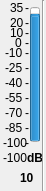
    <widget class="QWidget" name="widget_10" native="true">
     <property name="geometry">
      <rect>
       <x>360</x>
       <y>40</y>
       <width>46</width>
       <height>191</height>
      </rect>
     </property>
     <widget class="QProgressBar" name="progressBar_52">
      <property name="geometry">
       <rect>
        <x>30</x>
        <y>7</y>
        <width>10</width>
        <height>135</height>
       </rect>
      </property>
      <property name="contextMenuPolicy">
       <enum>Qt::DefaultContextMenu</enum>
      </property>
      <property name="toolTip">
       <string>Local Input 1 Meter</string>
      </property>
      <property name="statusTip">
       <string/>
      </property>
      <property name="whatsThis">
       <string/>
      </property>
      <property name="autoFillBackground">
       <bool>false</bool>
      </property>
      <property name="minimum">
       <number>-100</number>
      </property>
      <property name="maximum">
       <number>35</number>
      </property>
      <property name="value">
       <number>24</number>
      </property>
      <property name="textVisible">
       <bool>true</bool>
      </property>
      <property name="orientation">
       <enum>Qt::Vertical</enum>
      </property>
      <property name="invertedAppearance">
       <bool>false</bool>
      </property>
      <property name="format">
       <string>%p%</string>
      </property>
     </widget>
     <widget class="QLabel" name="m0_52">
      <property name="geometry">
       <rect>
        <x>25</x>
        <y>0</y>
        <width>16</width>
        <height>16</height>
       </rect>
      </property>
      <property name="text">
       <string>-</string>
      </property>
     </widget>
     <widget class="QLabel" name="t35_52">
      <property name="geometry">
       <rect>
        <x>10</x>
        <y>0</y>
        <width>16</width>
        <height>16</height>
       </rect>
      </property>
      <property name="text">
       <string>35</string>
      </property>
     </widget>
     <widget class="QLabel" name="tn100_52">
      <property name="geometry">
       <rect>
        <x>3</x>
        <y>135</y>
        <width>31</width>
        <height>16</height>
       </rect>
      </property>
      <property name="text">
       <string>-100</string>
      </property>
     </widget>
     <widget class="QLabel" name="m15_52">
      <property name="geometry">
       <rect>
        <x>25</x>
        <y>15</y>
        <width>16</width>
        <height>16</height>
       </rect>
      </property>
      <property name="text">
       <string>-</string>
      </property>
     </widget>
     <widget class="QLabel" name="m25_52">
      <property name="geometry">
       <rect>
        <x>25</x>
        <y>25</y>
        <width>16</width>
        <height>16</height>
       </rect>
      </property>
      <property name="text">
       <string>-</string>
      </property>
     </widget>
     <widget class="QLabel" name="m90_52">
      <property name="geometry">
       <rect>
        <x>25</x>
        <y>90</y>
        <width>16</width>
        <height>16</height>
       </rect>
      </property>
      <property name="text">
       <string>-</string>
      </property>
     </widget>
     <widget class="QLabel" name="m105_52">
      <property name="geometry">
       <rect>
        <x>25</x>
        <y>105</y>
        <width>16</width>
        <height>16</height>
       </rect>
      </property>
      <property name="text">
       <string>-</string>
      </property>
     </widget>
     <widget class="QLabel" name="m120_52">
      <property name="geometry">
       <rect>
        <x>25</x>
        <y>120</y>
        <width>16</width>
        <height>16</height>
       </rect>
      </property>
      <property name="text">
       <string>-</string>
      </property>
     </widget>
     <widget class="QLabel" name="m135_52">
      <property name="geometry">
       <rect>
        <x>25</x>
        <y>135</y>
        <width>16</width>
        <height>16</height>
       </rect>
      </property>
      <property name="text">
       <string>-</string>
      </property>
     </widget>
     <widget class="QLabel" name="m45_52">
      <property name="geometry">
       <rect>
        <x>25</x>
        <y>45</y>
        <width>16</width>
        <height>16</height>
       </rect>
      </property>
      <property name="text">
       <string>-</string>
      </property>
     </widget>
     <widget class="QLabel" name="m60_52">
      <property name="geometry">
       <rect>
        <x>25</x>
        <y>60</y>
        <width>16</width>
        <height>16</height>
       </rect>
      </property>
      <property name="text">
       <string>-</string>
      </property>
     </widget>
     <widget class="QLabel" name="m75_52">
      <property name="geometry">
       <rect>
        <x>25</x>
        <y>75</y>
        <width>16</width>
        <height>16</height>
       </rect>
      </property>
      <property name="text">
       <string>-</string>
      </property>
     </widget>
     <widget class="QLabel" name="t20_52">
      <property name="geometry">
       <rect>
        <x>10</x>
        <y>15</y>
        <width>16</width>
        <height>16</height>
       </rect>
      </property>
      <property name="text">
       <string>20</string>
      </property>
     </widget>
     <widget class="QLabel" name="t5_52">
      <property name="geometry">
       <rect>
        <x>10</x>
        <y>25</y>
        <width>16</width>
        <height>16</height>
       </rect>
      </property>
      <property name="text">
       <string>10</string>
      </property>
     </widget>
     <widget class="QLabel" name="tn10_52">
      <property name="geometry">
       <rect>
        <x>5</x>
        <y>45</y>
        <width>21</width>
        <height>16</height>
       </rect>
      </property>
      <property name="text">
       <string>-10</string>
      </property>
     </widget>
     <widget class="QLabel" name="tn25_52">
      <property name="geometry">
       <rect>
        <x>5</x>
        <y>60</y>
        <width>21</width>
        <height>16</height>
       </rect>
      </property>
      <property name="text">
       <string>-25</string>
      </property>
     </widget>
     <widget class="QLabel" name="tn40_52">
      <property name="geometry">
       <rect>
        <x>5</x>
        <y>75</y>
        <width>21</width>
        <height>16</height>
       </rect>
      </property>
      <property name="text">
       <string>-40</string>
      </property>
     </widget>
     <widget class="QLabel" name="tn55_52">
      <property name="geometry">
       <rect>
        <x>5</x>
        <y>90</y>
        <width>21</width>
        <height>16</height>
       </rect>
      </property>
      <property name="text">
       <string>-55</string>
      </property>
     </widget>
     <widget class="QLabel" name="tn70_52">
      <property name="geometry">
       <rect>
        <x>5</x>
        <y>105</y>
        <width>21</width>
        <height>16</height>
       </rect>
      </property>
      <property name="text">
       <string>-70</string>
      </property>
     </widget>
     <widget class="QLabel" name="tn85_52">
      <property name="geometry">
       <rect>
        <x>5</x>
        <y>120</y>
        <width>21</width>
        <height>16</height>
       </rect>
      </property>
      <property name="text">
       <string>-85</string>
      </property>
     </widget>
     <widget class="QLabel" name="m35_52">
      <property name="geometry">
       <rect>
        <x>25</x>
        <y>35</y>
        <width>16</width>
        <height>16</height>
       </rect>
      </property>
      <property name="text">
       <string>-</string>
      </property>
     </widget>
     <widget class="QLabel" name="t0_52">
      <property name="geometry">
       <rect>
        <x>15</x>
        <y>35</y>
        <width>16</width>
        <height>16</height>
       </rect>
      </property>
      <property name="text">
       <string>0</string>
      </property>
     </widget>
     <widget class="QLabel" name="value_52">
      <property name="geometry">
       <rect>
        <x>3</x>
        <y>150</y>
        <width>31</width>
        <height>16</height>
       </rect>
      </property>
      <property name="autoFillBackground">
       <bool>false</bool>
      </property>
      <property name="frameShadow">
       <enum>QFrame::Plain</enum>
      </property>
      <property name="text">
       <string>-100</string>
      </property>
     </widget>
     <widget class="QLabel" name="dB_52">
      <property name="geometry">
       <rect>
        <x>27</x>
        <y>150</y>
        <width>16</width>
        <height>16</height>
       </rect>
      </property>
      <property name="font">
       <font>
        <weight>75</weight>
        <bold>true</bold>
       </font>
      </property>
      <property name="text">
       <string>dB</string>
      </property>
     </widget>
     <widget class="QLabel" name="number_52">
      <property name="geometry">
       <rect>
        <x>20</x>
        <y>170</y>
        <width>16</width>
        <height>16</height>
       </rect>
      </property>
      <property name="font">
       <font>
        <weight>75</weight>
        <bold>true</bold>
       </font>
      </property>
      <property name="text">
       <string>10</string>
      </property>
     </widget>
     <widget class="Line" name="line_52">
      <property name="geometry">
       <rect>
        <x>35</x>
        <y>0</y>
        <width>16</width>
        <height>191</height>
       </rect>
      </property>
      <property name="orientation">
       <enum>Qt::Vertical</enum>
      </property>
     </widget>
    </widget>
